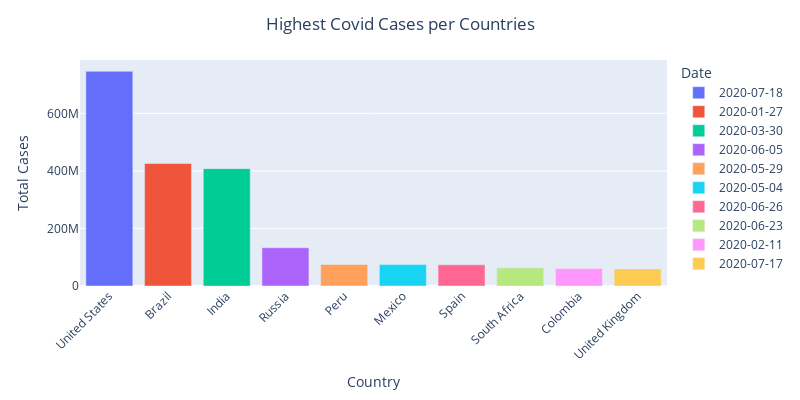

Notebook code cell kept with this figure:
### Markdown cell above
* **Highest Covid-19 Cases among countries**

Here we can see that the country with the highest Covid-19 Cases is `USA`, following by `Brazil` and `India`.
While other countries present a relatively low proportion.

### Code cell
figure = px.bar(sorted_data, x = 'Country', y = 'Total Cases', hover_data=['Total Deaths', 'Population'], color = 'Date')
figure.update_layout(title = 'Highest Covid Cases per Countries', title_x = 0.5, xaxis_tickangle = -45, height = 400, width = 800)
figure.show()

### Figure 1 — Plotly figure (JSON) as saved in the notebook; plotly's stock layout.template omitted (floating-point values rounded to 4 significant figures)
{"data": [{"alignmentgroup": "True", "customdata": [[26477574, 19.62]], "hovertemplate": "Date=2020-07-18<br>Country=%{x}<br>Total Cases=%{y}<br>Total Deaths=%{customdata[0]}<br>Population=%{customdata[1]}<extra></extra>", "legendgroup": "2020-07-18", "marker": {"color": "#636efa", "pattern": {"shape": ""}}, "name": "2020-07-18", "offsetgroup": "2020-07-18", "orientation": "v", "showlegend": true, "textposition": "auto", "type": "bar", "x": ["United States"], "xaxis": "x", "y": [746014098], "yaxis": "y"}, {"alignmentgroup": "True", "customdata": [[14340567, 19.17]], "hovertemplate": "Date=2020-01-27<br>Country=%{x}<br>Total Cases=%{y}<br>Total Deaths=%{customdata[0]}<br>Population=%{customdata[1]}<extra></extra>", "legendgroup": "2020-01-27", "marker": {"color": "#EF553B", "pattern": {"shape": ""}}, "name": "2020-01-27", "offsetgroup": "2020-01-27", "orientation": "v", "showlegend": true, "textposition": "auto", "type": "bar", "x": ["Brazil"], "xaxis": "x", "y": [425704517], "yaxis": "y"}, {"alignmentgroup": "True", "customdata": [[7247327, 21.05]], "hovertemplate": "Date=2020-03-30<br>Country=%{x}<br>Total Cases=%{y}<br>Total Deaths=%{customdata[0]}<br>Population=%{customdata[1]}<extra></extra>", "legendgroup": "2020-03-30", "marker": {"color": "#00cc96", "pattern": {"shape": ""}}, "name": "2020-03-30", "offsetgroup": "2020-03-30", "orientation": "v", "showlegend": true, "textposition": "auto", "type": "bar", "x": ["India"], "xaxis": "x", "y": [407771615], "yaxis": "y"}, {"alignmentgroup": "True", "customdata": [[2131571, 18.8]], "hovertemplate": "Date=2020-06-05<br>Country=%{x}<br>Total Cases=%{y}<br>Total Deaths=%{customdata[0]}<br>Population=%{customdata[1]}<extra></extra>", "legendgroup": "2020-06-05", "marker": {"color": "#ab63fa", "pattern": {"shape": ""}}, "name": "2020-06-05", "offsetgroup": "2020-06-05", "orientation": "v", "showlegend": true, "textposition": "auto", "type": "bar", "x": ["Russia"], "xaxis": "x", "y": [132888951], "yaxis": "y"}, {"alignmentgroup": "True", "customdata": [[3020038, 17.31]], "hovertemplate": "Date=2020-05-29<br>Country=%{x}<br>Total Cases=%{y}<br>Total Deaths=%{customdata[0]}<br>Population=%{customdata[1]}<extra></extra>", "legendgroup": "2020-05-29", "marker": {"color": "#FFA15A", "pattern": {"shape": ""}}, "name": "2020-05-29", "offsetgroup": "2020-05-29", "orientation": "v", "showlegend": true, "textposition": "auto", "type": "bar", "x": ["Peru"], "xaxis": "x", "y": [74882695], "yaxis": "y"}, {"alignmentgroup": "True", "customdata": [[7295850, 18.67]], "hovertemplate": "Date=2020-05-04<br>Country=%{x}<br>Total Cases=%{y}<br>Total Deaths=%{customdata[0]}<br>Population=%{customdata[1]}<extra></extra>", "legendgroup": "2020-05-04", "marker": {"color": "#19d3f3", "pattern": {"shape": ""}}, "name": "2020-05-04", "offsetgroup": "2020-05-04", "orientation": "v", "showlegend": true, "textposition": "auto", "type": "bar", "x": ["Mexico"], "xaxis": "x", "y": [74347548], "yaxis": "y"}, {"alignmentgroup": "True", "customdata": [[5510624, 17.66]], "hovertemplate": "Date=2020-06-26<br>Country=%{x}<br>Total Cases=%{y}<br>Total Deaths=%{customdata[0]}<br>Population=%{customdata[1]}<extra></extra>", "legendgroup": "2020-06-26", "marker": {"color": "#FF6692", "pattern": {"shape": ""}}, "name": "2020-06-26", "offsetgroup": "2020-06-26", "orientation": "v", "showlegend": true, "textposition": "auto", "type": "bar", "x": ["Spain"], "xaxis": "x", "y": [73717676], "yaxis": "y"}, {"alignmentgroup": "True", "customdata": [[1357682, 17.9]], "hovertemplate": "Date=2020-06-23<br>Country=%{x}<br>Total Cases=%{y}<br>Total Deaths=%{customdata[0]}<br>Population=%{customdata[1]}<extra></extra>", "legendgroup": "2020-06-23", "marker": {"color": "#B6E880", "pattern": {"shape": ""}}, "name": "2020-06-23", "offsetgroup": "2020-06-23", "orientation": "v", "showlegend": true, "textposition": "auto", "type": "bar", "x": ["South Africa"], "xaxis": "x", "y": [63027659], "yaxis": "y"}, {"alignmentgroup": "True", "customdata": [[1936134, 17.75]], "hovertemplate": "Date=2020-02-11<br>Country=%{x}<br>Total Cases=%{y}<br>Total Deaths=%{customdata[0]}<br>Population=%{customdata[1]}<extra></extra>", "legendgroup": "2020-02-11", "marker": {"color": "#FF97FF", "pattern": {"shape": ""}}, "name": "2020-02-11", "offsetgroup": "2020-02-11", "orientation": "v", "showlegend": true, "textposition": "auto", "type": "bar", "x": ["Colombia"], "xaxis": "x", "y": [60543682], "yaxis": "y"}, {"alignmentgroup": "True", "customdata": [[7249573, 18.03]], "hovertemplate": "Date=2020-07-17<br>Country=%{x}<br>Total Cases=%{y}<br>Total Deaths=%{customdata[0]}<br>Population=%{customdata[1]}<extra></extra>", "legendgroup": "2020-07-17", "marker": {"color": "#FECB52", "pattern": {"shape": ""}}, "name": "2020-07-17", "offsetgroup": "2020-07-17", "orientation": "v", "showlegend": true, "textposition": "auto", "type": "bar", "x": ["United Kingdom"], "xaxis": "x", "y": [59475032], "yaxis": "y"}], "layout": {"barmode": "relative", "height": 400, "legend": {"title": {"text": "Date"}, "tracegroupgap": 0}, "margin": {"t": 60}, "title": {"text": "Highest Covid Cases per Countries", "x": 0.5}, "width": 800, "xaxis": {"anchor": "y", "domain": [0, 1], "tickangle": -45, "title": {"text": "Country"}}, "yaxis": {"anchor": "x", "domain": [0, 1], "title": {"text": "Total Cases"}}}}
